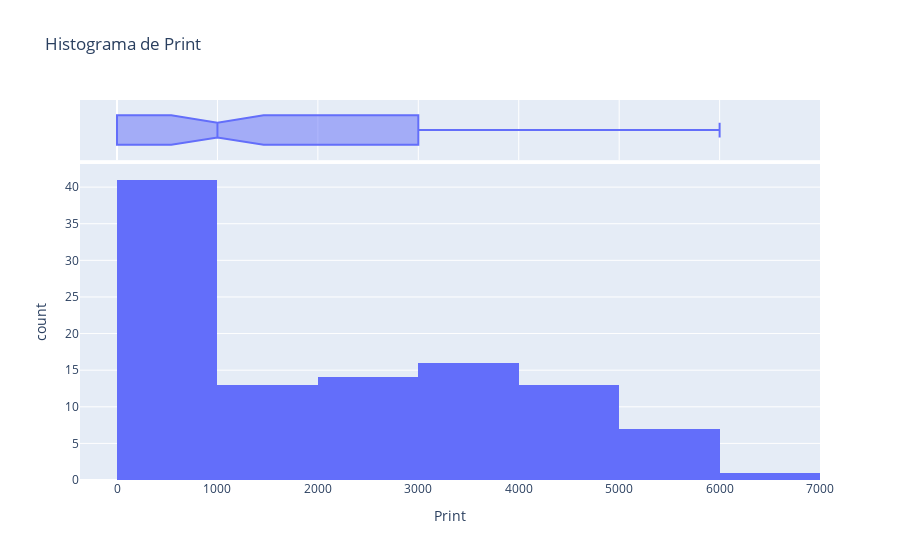

Notebook code for this chart:
### Code cell
varible = "Print"
px.histogram(data_CF, x=varible,
            marginal="box",
            title="Histograma de " + varible)

### Figure 1 — Plotly figure (JSON) as saved in the notebook; plotly's stock layout.template omitted (floating-point values rounded to 4 significant figures)
{"data": [{"alignmentgroup": "True", "bingroup": "x", "hovertemplate": "Print=%{x}<br>count=%{y}<extra></extra>", "legendgroup": "", "marker": {"color": "#636efa", "pattern": {"shape": ""}}, "name": "", "offsetgroup": "", "orientation": "v", "showlegend": false, "type": "histogram", "x": [0, 0, 0, 2000, 1000, 1000, 0, 1000, 1000, 5000, 0, 0, 1000, 2000, 3000, 0, 0, 2000, 3000, 0, 0, 0, 1000, 3000, 0, 0, 0, 2000, 4000, 0, 0, 4000, 4000, 2000, 1000, 0, 0, 0, 0, 5000, 2000, 0, 0, 4000, 5000, 0, 0, 4000, 3000, 2000, 2000, 3000, 0, 0, 0, 0, 0, 2000, 3000, 3000, 5000, 0, 0, 1000, 0, 0, 0, 0, 0, 3000, 2000, 1000, 3000, 1000, 1000, 0, 0, 0, 0, 2000, 4000, 2000, 3000, 3000, 3000, 1000, 5000, 4000, 5000, 4000, 3000, 2000, 4000, 4000, 3000, 4000, 4000, 2000, 3000, 3000, 0, 1000, 4000, 5000, 6000], "xaxis": "x", "yaxis": "y"}, {"alignmentgroup": "True", "hovertemplate": "Print=%{x}<extra></extra>", "legendgroup": "", "marker": {"color": "#636efa"}, "name": "", "notched": true, "offsetgroup": "", "showlegend": false, "type": "box", "x": [0, 0, 0, 2000, 1000, 1000, 0, 1000, 1000, 5000, 0, 0, 1000, 2000, 3000, 0, 0, 2000, 3000, 0, 0, 0, 1000, 3000, 0, 0, 0, 2000, 4000, 0, 0, 4000, 4000, 2000, 1000, 0, 0, 0, 0, 5000, 2000, 0, 0, 4000, 5000, 0, 0, 4000, 3000, 2000, 2000, 3000, 0, 0, 0, 0, 0, 2000, 3000, 3000, 5000, 0, 0, 1000, 0, 0, 0, 0, 0, 3000, 2000, 1000, 3000, 1000, 1000, 0, 0, 0, 0, 2000, 4000, 2000, 3000, 3000, 3000, 1000, 5000, 4000, 5000, 4000, 3000, 2000, 4000, 4000, 3000, 4000, 4000, 2000, 3000, 3000, 0, 1000, 4000, 5000, 6000], "xaxis": "x2", "yaxis": "y2"}], "layout": {"barmode": "relative", "legend": {"tracegroupgap": 0}, "title": {"text": "Histograma de Print"}, "xaxis": {"anchor": "y", "domain": [0, 1], "title": {"text": "Print"}}, "xaxis2": {"anchor": "y2", "domain": [0, 1], "matches": "x", "showgrid": true, "showticklabels": false}, "yaxis": {"anchor": "x", "domain": [0, 0.8316], "title": {"text": "count"}}, "yaxis2": {"anchor": "x2", "domain": [0.8416, 1], "matches": "y2", "showgrid": false, "showline": false, "showticklabels": false, "ticks": ""}}}
